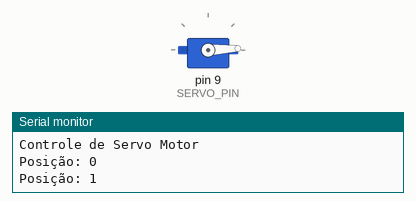
Simulated run of this sketch. Board: Arduino Uno, built with avr-gcc and run on an emulated ATmega328P. Shown: servo, the last lines printed to the serial monitor.

Above: at 0.05 s.
At 1.4 s:
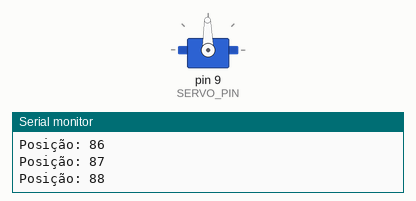
At 2.75 s:
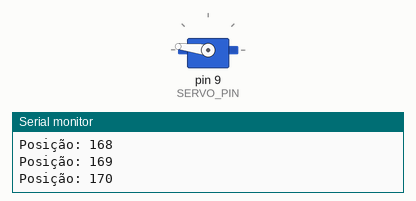
At 5.5 s:
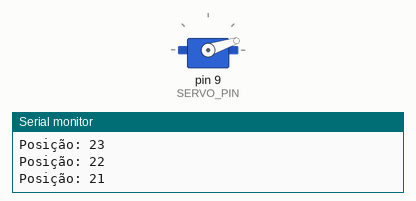
Timing chart, 0 to 8.8 s (numbered marks = the images above):
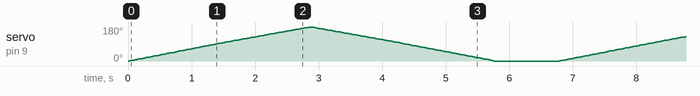

The sketch:

ControleServo.ino
```cpp
/*
 * Projeto: Controle de Servo Motor
 * Autor: Henrique Monteiro Cardoso
 * Data: 2024-06-07
 * Descrição: Exemplo de controle de servo motor com Arduino, movimentando de 0 a 180 graus e voltando.
 */

#include <Servo.h>

Servo servo;
const int SERVO_PIN = 9;
const int DELAY_POS = 15; // ms entre posições
const int DELAY_CICLO = 1000; // ms entre ciclos

void setup() {
  servo.attach(SERVO_PIN);
  Serial.begin(9600);
  Serial.println("Controle de Servo Motor");
}

void loop() {
  // Movimento de 0 a 180 graus
  for (int pos = 0; pos <= 180; pos++) {
    servo.write(pos);
    Serial.print("Posição: ");
    Serial.println(pos);
    delay(DELAY_POS);
  }
  // Movimento de 180 a 0 graus
  for (int pos = 180; pos >= 0; pos--) {
    servo.write(pos);
    Serial.print("Posição: ");
    Serial.println(pos);
    delay(DELAY_POS);
  }
  delay(DELAY_CICLO);
} 
```
